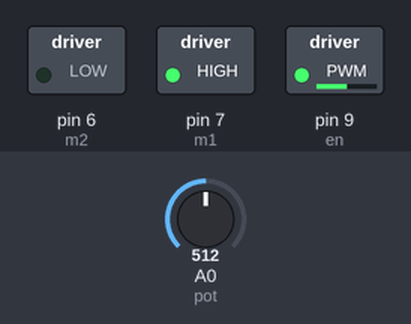
A sketch run on a simulated Arduino Uno, built with avr-gcc and run on an emulated ATmega328P. On the bench: switched loads named in the sketch (green lamp = pin HIGH). The inputs (shaded band) are chosen by the test bench; at power-on: A0 (pot) = 512.

Above: at 1.2 s.
1.3 s: A0 (pot) set to 716
At 1.9 s:
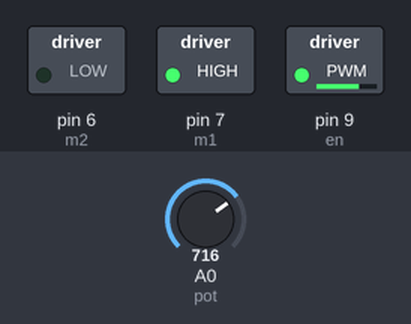
2.8 s: A0 (pot) set to 900
At 4.0 s:
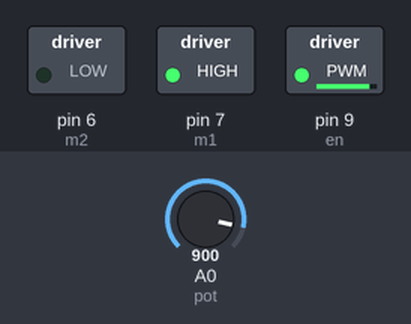
4.3 s: A0 (pot) set to 122
At 5.4 s:
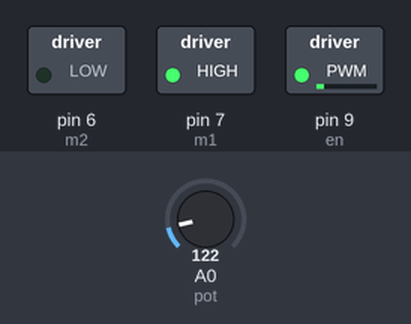
5.8 s: A0 (pot) set to 0
At 6.5 s:
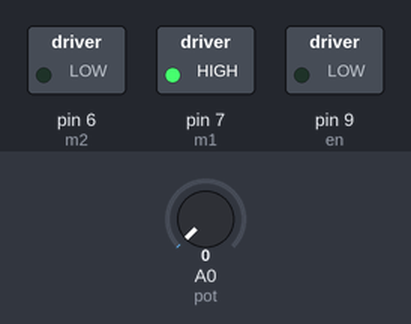
Timing chart, 0 to 8.3 s (numbered marks = the images above; inputs shaded):
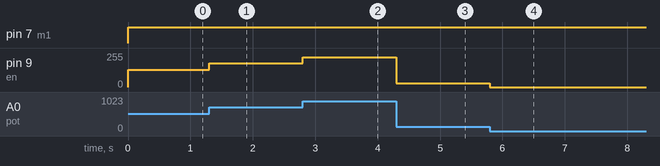

The sketch:

MOTOR_SPEED_CONTROLLER.ino
```cpp
// MOTOR_SPEED_CONTROLLER.ino
int m1 = 7;    // direction pin 1
int m2 = 6;    // direction pin 2
int en = 9;    // PWM pin (enable)
int pot = A0;

void setup() {
  pinMode(m1, OUTPUT);
  pinMode(m2, OUTPUT);
  pinMode(en, OUTPUT);
  digitalWrite(m1, LOW);
  digitalWrite(m2, LOW);
}

void loop() {
  int raw = analogRead(pot);
  int pwm = raw / 4;      // 0..255
  if (pwm < 10) pwm = 0;  // dead zone to avoid buzzing

  digitalWrite(m1, HIGH); // set direction
  digitalWrite(m2, LOW);
  analogWrite(en, pwm);
}
```

Measured:
- after the input at 1.3 s, pin 9 (en): 128/255 → 179/255 at once
- after the input at 2.8 s, pin 9 (en): 179/255 → 225/255 at once
- after the input at 4.3 s, pin 9 (en): 225/255 → 30/255 at once
- after the input at 5.8 s, pin 9 (en): 30/255 → 0/255 at once
